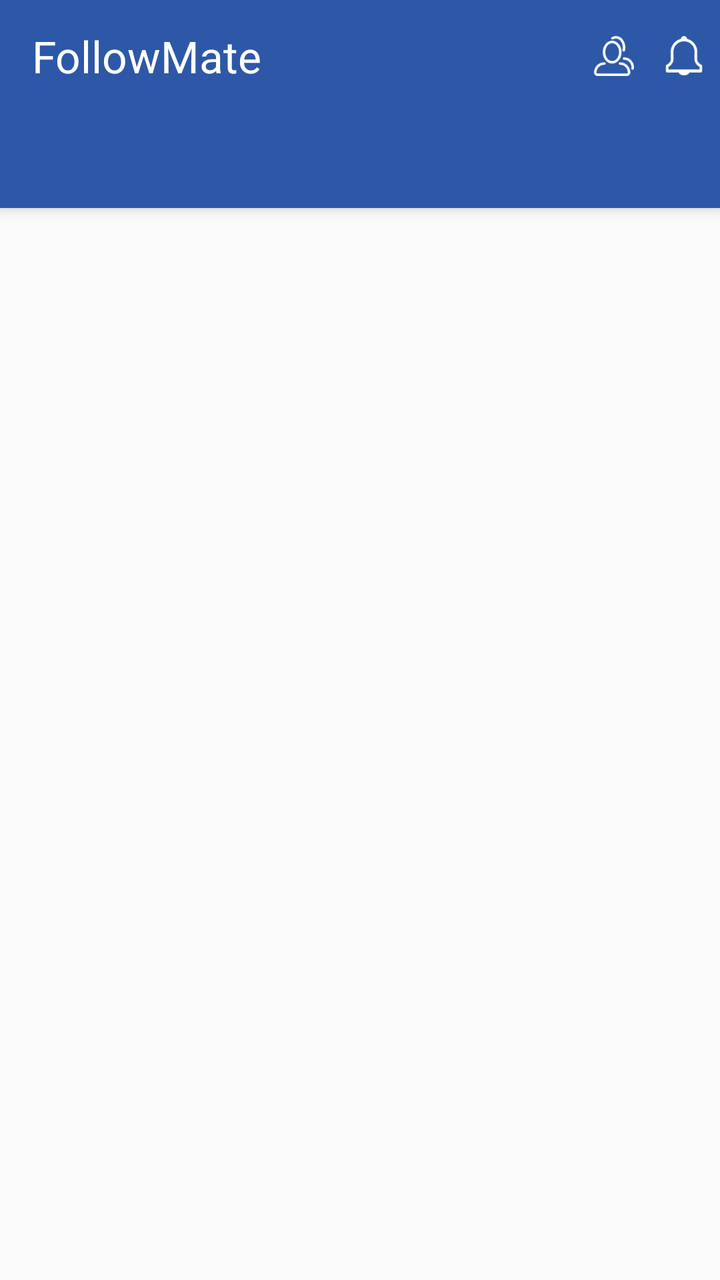
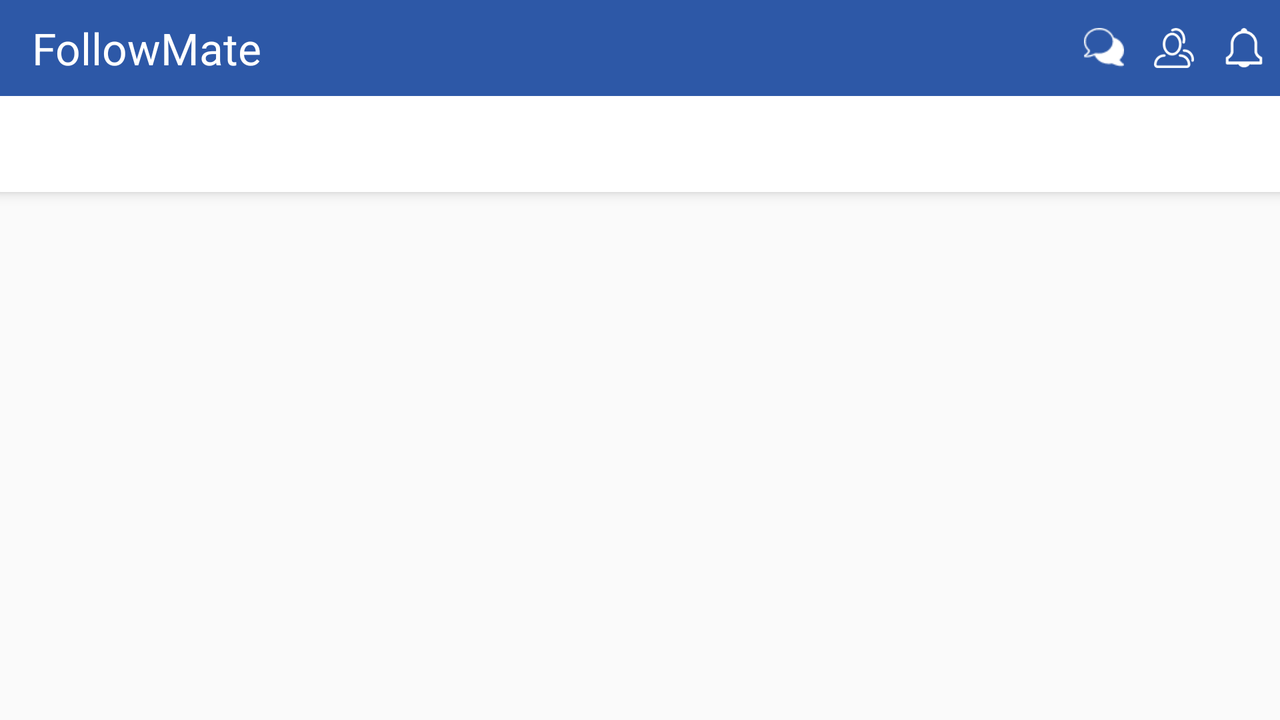

The same Android screen from two of the app's own layout files: first res/layout/ as a phone draws it, then the repository's variant for another configuration, drawn on a device whose configuration selects that folder. Both files follow.
<!-- AndroidManifest.xml: application theme AppTheme -->
<!-- res/layout/activity_dashboard.xml -->
<android.support.design.widget.CoordinatorLayout xmlns:android="http://schemas.android.com/apk/res/android"
    xmlns:app="http://schemas.android.com/apk/res-auto"
    android:id="@+id/main_content"
    android:layout_width="match_parent"
    android:layout_height="match_parent">

    <android.support.design.widget.AppBarLayout
        android:id="@+id/appbar"
        android:layout_width="match_parent"
        android:layout_height="wrap_content"
        android:theme="@style/ThemeOverlay.AppCompat.Dark.ActionBar">


        <android.support.v7.widget.Toolbar
            android:id="@+id/toolbar"

            android:layout_width="match_parent"
            android:layout_height="?attr/actionBarSize"
            android:background="@color/color_blue"
            app:layout_scrollFlags="scroll|enterAlways"
            app:popupTheme="@style/ThemeOverlay.AppCompat.Light">

            
            <TextView
                android:id="@+id/toolbar_title"
                android:layout_width="wrap_content"
                android:layout_height="wrap_content"
                android:layout_gravity="start"
                android:text="@string/text_Followmate"
                android:textColor="@color/colorWhite"
                android:textSize="@dimen/xlarge_text_size" />

            <LinearLayout
                android:layout_width="wrap_content"
                android:layout_height="wrap_content"
                android:layout_gravity="right"
                android:orientation="horizontal">

               


                <ImageView
                    android:id="@+id/Button_Add_contact_toolbar"
                    android:layout_width="20dp"
                    android:layout_height="20dp"
                    android:layout_gravity="right"
                    android:layout_marginRight="15dp"
                    android:background="?selectableItemBackground"
                    android:src="@mipmap/contact" />


                <ImageView
                    android:id="@+id/Button_Notification_toolbar"
                    android:layout_width="20dp"
                    android:layout_height="20dp"
                    android:layout_gravity="right"
                    android:layout_marginRight="8dp"
                    android:background="?selectableItemBackground"
                    android:src="@mipmap/notification" />


                

            </LinearLayout>

        </android.support.v7.widget.Toolbar>


        <android.support.design.widget.TabLayout
            android:id="@+id/tabs"
            android:layout_width="match_parent"
            android:layout_height="wrap_content"
            android:background="@color/color_blue"
            app:tabIndicatorColor="@color/colorWhite"

            app:tabIndicatorHeight="3dp"
            app:tabSelectedTextColor="@color/color_bluegreen"
            app:tabTextAppearance="@style/CustomTabPageIndicator.Text"
            app:tabTextColor="@color/color_bluegreen" />

    </android.support.design.widget.AppBarLayout>

    <android.support.v4.view.ViewPager
        android:id="@+id/viewpager"
        android:layout_width="match_parent"
        android:layout_height="match_parent"
        app:layout_behavior="@string/appbar_scrolling_view_behavior" />



</android.support.design.widget.CoordinatorLayout>
<!-- resources referenced by this layout -->
<resources>
  <color name="colorWhite">#ffffff</color>
  <color name="color_blue">#2d58a7</color>
  <color name="color_bluegreen">#47a1bc</color>
  <dimen name="xlarge_text_size">22dp</dimen>
  <!-- mipmap contact: png bitmap (mipmap-hdpi, 1763 bytes) -->
  <!-- mipmap notification: png bitmap (mipmap-hdpi, 1498 bytes) -->
  <string name="text_Followmate">FollowMate</string>
  <style name="CustomTabPageIndicator.Text" parent="android:TextAppearance.Medium">
          <item name="android:textSize">@dimen/large_text_size</item>
          ...
      </style>
  <style name="AppTheme" parent="Theme.AppCompat.Light.DarkActionBar">
          
          <item name="windowNoTitle">true</item>
          <item name="windowActionBar">false</item>
          <item name="colorPrimary">@color/colorPrimary</item>
          <item name="colorPrimaryDark">@color/colorPrimaryDark</item>
          <item name="colorAccent">@color/colorAccent</item>
          <item name="android:windowIsTranslucent">true</item>
      </style>
  <dimen name="large_text_size">18dp</dimen>
  <color name="colorPrimary">#3F51B5</color>
  <color name="colorPrimaryDark">#2D6681</color>
  <color name="colorAccent">#1C668D</color>
</resources>
<!-- res/layout-land/activity_dashboard.xml (the repository's variant of the layout above) -->
<!-- drawn on the phone turned sideways -->
<android.support.design.widget.CoordinatorLayout xmlns:android="http://schemas.android.com/apk/res/android"
    xmlns:app="http://schemas.android.com/apk/res-auto"
    android:id="@+id/main_content"
    android:layout_width="match_parent"
    android:layout_height="match_parent">

    <android.support.design.widget.AppBarLayout
        android:id="@+id/appbar"
        android:layout_width="match_parent"
        android:layout_height="wrap_content"
        android:theme="@style/ThemeOverlay.AppCompat.Dark.ActionBar">


        <android.support.v7.widget.Toolbar
            android:id="@+id/toolbar"

            android:layout_width="match_parent"
            android:layout_height="?attr/actionBarSize"
            android:background="@color/color_blue"
            app:layout_scrollFlags="scroll|enterAlways"
            app:popupTheme="@style/ThemeOverlay.AppCompat.Light">

            
            <TextView
                android:id="@+id/toolbar_title"
                android:layout_width="wrap_content"
                android:layout_height="wrap_content"
                android:layout_gravity="start"
                android:text="@string/text_Followmate"
                android:textColor="@color/colorWhite"
                android:textSize="@dimen/xlarge_text_size" />

            <LinearLayout
                android:layout_width="wrap_content"
                android:layout_height="wrap_content"
                android:orientation="horizontal"
                android:layout_gravity="right">


                <ImageView
                    android:id="@+id/Button_chat_toolbar"
                    android:layout_width="20dp"
                    android:layout_height="20dp"
                    android:layout_gravity="right"
                    android:layout_marginRight="15dp"
                    android:background="?selectableItemBackground"
                    android:src="@mipmap/chat" />



                <ImageView
                    android:id="@+id/Button_Add_contact_toolbar"
                    android:layout_width="20dp"
                    android:layout_height="20dp"
                    android:layout_gravity="right"
                    android:layout_marginRight="15dp"
                    android:background="?selectableItemBackground"
                    android:src="@mipmap/contact" />


                <ImageView
                    android:id="@+id/Button_Notification_toolbar"
                    android:layout_width="20dp"
                    android:layout_height="20dp"
                    android:layout_gravity="right"
                    android:layout_marginRight="8dp"
                    android:background="?selectableItemBackground"
                    android:src="@mipmap/notification" />


              

            </LinearLayout>

        </android.support.v7.widget.Toolbar>


        <android.support.design.widget.TabLayout
            android:id="@+id/tabs"
            android:layout_width="match_parent"
            android:layout_height="wrap_content"
            app:tabGravity="fill"
            app:tabMode="fixed"
            android:background="@color/colorWhite"
            app:tabIndicatorColor="@color/colorWhite"
            app:tabTextAppearance="@style/CustomTabPageIndicator.Text"
            app:tabSelectedTextColor="@color/color_bluegreen"
            app:tabTextColor="@color/colorBlack" />

    </android.support.design.widget.AppBarLayout>

    <android.support.v4.view.ViewPager
        android:id="@+id/viewpager"
        android:layout_width="match_parent"
        android:layout_height="match_parent"
        app:layout_behavior="@string/appbar_scrolling_view_behavior" />

</android.support.design.widget.CoordinatorLayout>
<!-- resources referenced by the variant -->
<!-- as the phone turned sideways resolves them -->
<resources>
  <color name="colorBlack">#000000</color>
  <color name="colorWhite">#ffffff</color>
  <color name="color_blue">#2d58a7</color>
  <color name="color_bluegreen">#47a1bc</color>
  <dimen name="xlarge_text_size">22dp</dimen>
  <!-- mipmap chat: png bitmap (mipmap-hdpi, 731 bytes) -->
  <!-- mipmap contact: png bitmap (mipmap-hdpi, 1763 bytes) -->
  <!-- mipmap notification: png bitmap (mipmap-hdpi, 1498 bytes) -->
  <string name="text_Followmate">FollowMate</string>
  <style name="CustomTabPageIndicator.Text" parent="android:TextAppearance.Medium">
          <item name="android:textSize">@dimen/large_text_size</item>
          ...
      </style>
  <style name="AppTheme" parent="Theme.AppCompat.Light.DarkActionBar">
          
          <item name="windowNoTitle">true</item>
          <item name="windowActionBar">false</item>
          <item name="colorPrimary">@color/colorPrimary</item>
          <item name="colorPrimaryDark">@color/colorPrimaryDark</item>
          <item name="colorAccent">@color/colorAccent</item>
          <item name="android:windowIsTranslucent">true</item>
      </style>
  <dimen name="large_text_size">18dp</dimen>
  <color name="colorPrimary">#3F51B5</color>
  <color name="colorPrimaryDark">#2D6681</color>
  <color name="colorAccent">#1C668D</color>
</resources>
